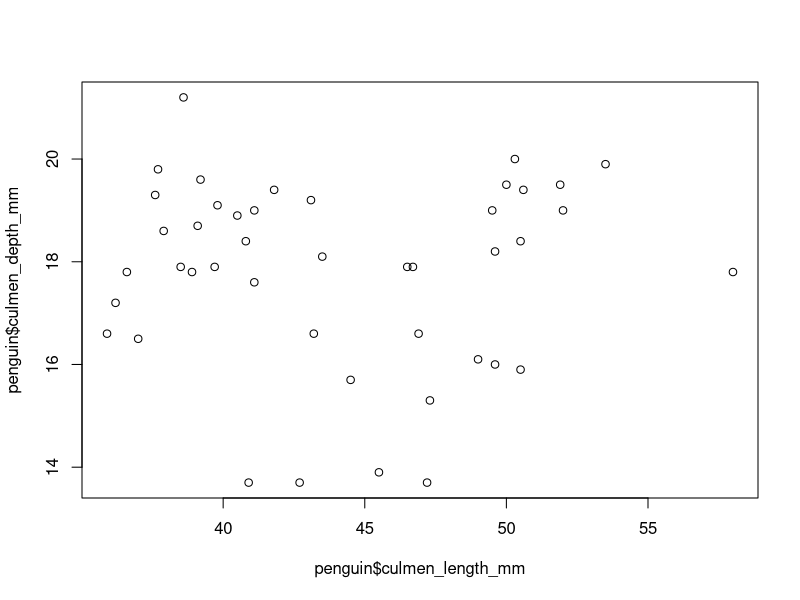

R code for this plot:
## ---- chunk 1
knitr::opts_chunk$set(echo = TRUE)
## ---- chunk 2
my_calculation <- 2 + 8
## ---- chunk 3
my_calculation
## ---- chunk 4
sqrt(25)
## ---- chunk 5
round(3.14159, digits = 2)
## ---- chunk 6
round(3.14159)
## ---- chunk 7
penguin <- read.csv(here::here("data/penguins_clean.csv"))
## ---- chunk 8
penguin$Sex
## ---- chunk 9
plot(x = penguin$culmen_length_mm, y = penguin$culmen_depth_mm)
## ---- chunk 10
str(penguin)
class(penguin$Species)
